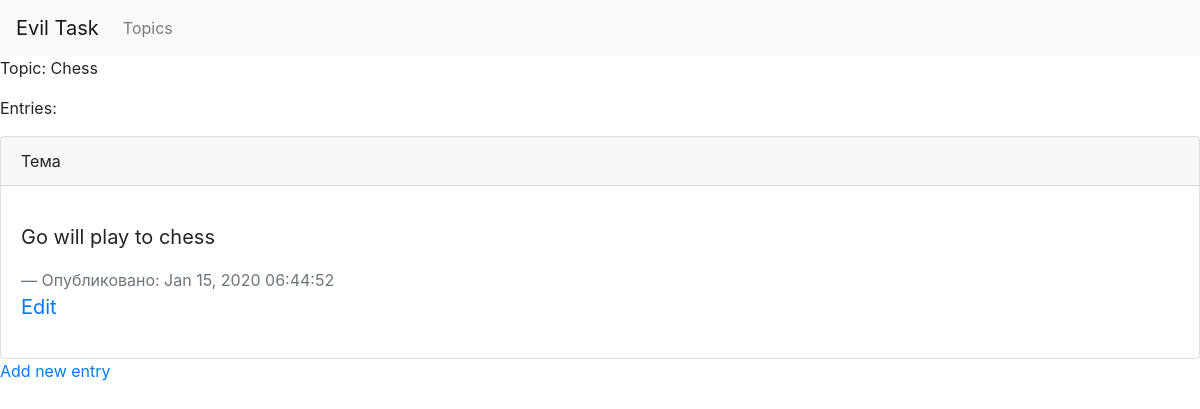
The page /topics/1/ on the database as committed earlier.
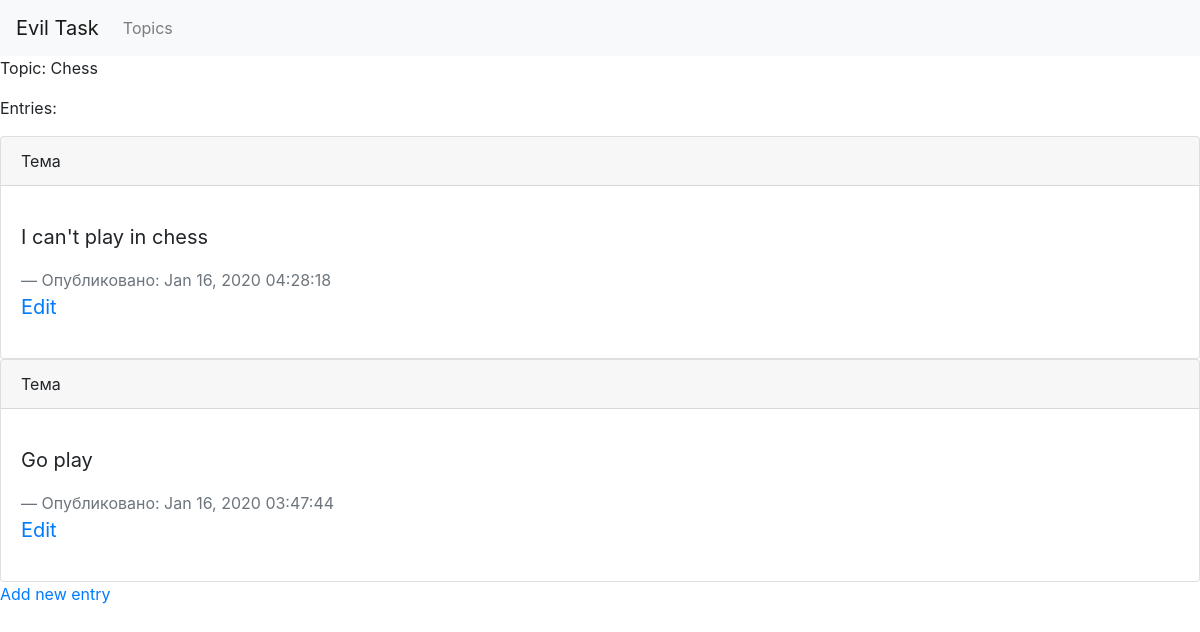
The same page on the database as committed later.
### Main/models.py (models this page shows, shortened)
class Entry(models.Model):
    topic = models.ForeignKey(Topic, on_delete=models.CASCADE)
    text = models.TextField()
    data_added = models.DateTimeField(auto_now_add=True)
    class Meta:
        verbose_name_plural = 'entries'

### Main/views.py (the view)
# urls.py: re_path(r'^topics/(?P<topic_id>\d+)/$', get_topic, name='topic'),
def get_topic(requests, topic_id):
    topic = Topic.objects.get(id=topic_id)
    entries = topic.entry_set.order_by('-data_added')
    return render(requests, 'topic.html', context={'topic':topic, 'entries':entries})

### Main/models.py (called while the page is built)
    def __str__(self):
        return self.text

### templates/topic.html
{% extends 'base.html' %}
{% block content %}
    <p>Topic: {{ topic }}</p>
    <P>Entries: </P>
    {% for entry in entries %}
        <div class="card">
  <div class="card-header">
    Тема
  </div>
  <div class="card-body">
    <blockquote class="blockquote mb-0">
      <p>{{ entry.text|linebreaks }}</p>
      <footer class="blockquote-footer">Опубликовано: {{ entry.data_added|date:'M d, Y h:i:s'}}</footer>
      <p>
          <a href="{% url 'Main:edit_entry' entry.id %}">Edit</a>
      </p>
    </blockquote>
  </div>
</div>
        {% empty %}
            <li>There are no entries for this topic yet.</li>
    {% endfor %}
    <a href="{% url 'Main:create_entry' topic.id %}">Add new entry</a>
{% endblock %}

Rows that differ between the two databases and show on the page:
no longer on this page (row edited): Entry: text "Go will play to chess", data_added "Jan 15, 2020 06:44:52"
added Entry: text "I can't play in chess", data_added "Jan 16, 2020 04:28:18"
now on this page (row edited): Entry: text "Go play", data_added "Jan 16, 2020 03:47:44"
